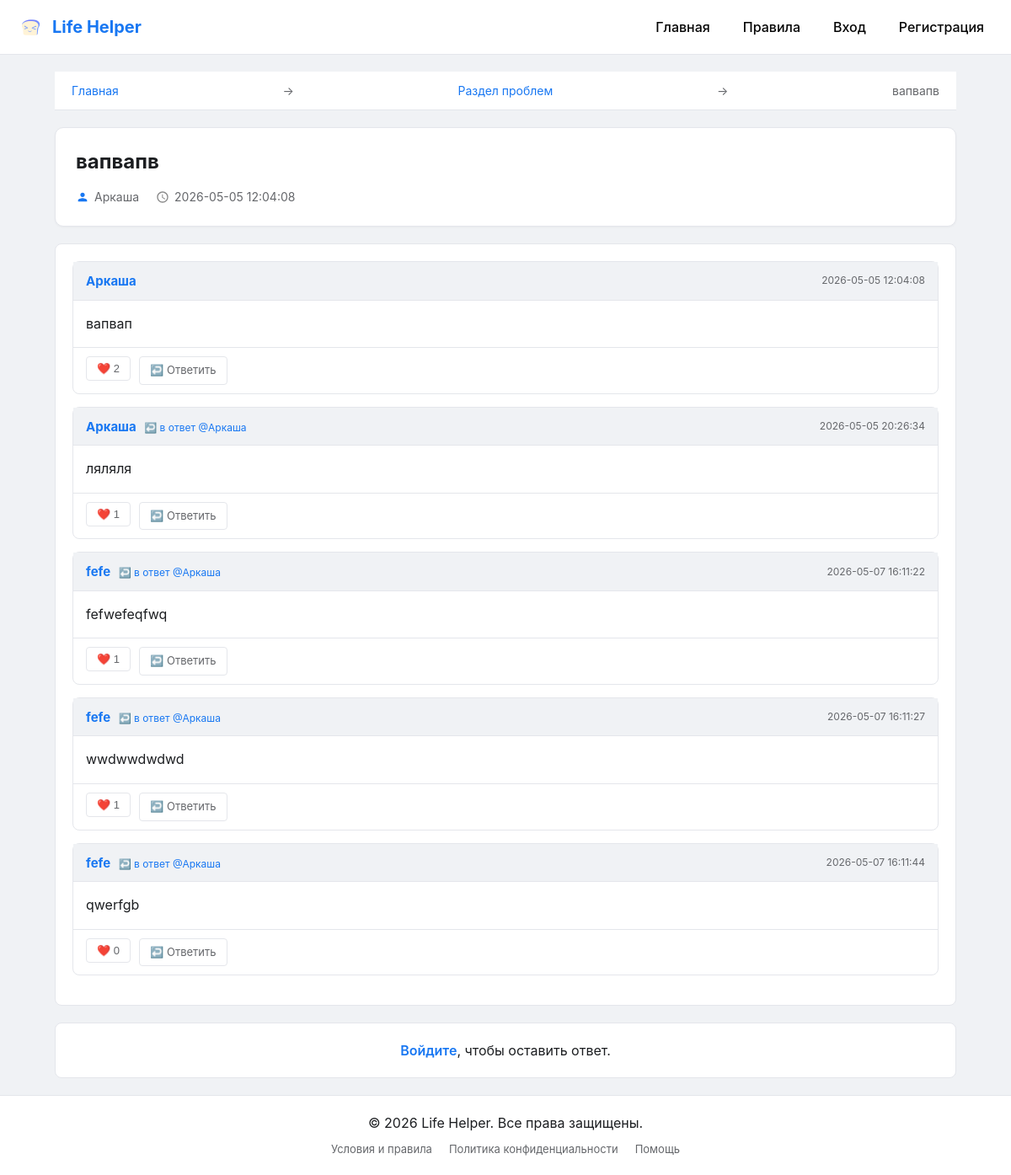
Screenshot of /topic/6 with the database file from the repository.
### tables this page shows
CREATE TABLE forums (id INTEGER PRIMARY KEY, name TEXT, description TEXT);

CREATE TABLE topics (id INTEGER PRIMARY KEY, forum_id INTEGER, title TEXT, author_id INTEGER, created_at TIMESTAMP DEFAULT CURRENT_TIMESTAMP);

CREATE TABLE users (id INTEGER PRIMARY KEY, username TEXT UNIQUE, email TEXT UNIQUE, password TEXT);

CREATE TABLE posts (id INTEGER PRIMARY KEY, topic_id INTEGER, author_id INTEGER, content TEXT, created_at TIMESTAMP DEFAULT CURRENT_TIMESTAMP, reply_to_id INTEGER REFERENCES posts(id));

### app.py (the view, shortened to what this page needs)
@app.route('/topic/<int:topic_id>', methods=['GET', 'POST'])
def topic(topic_id):
    conn = get_db()
    t = conn.execute('''
        SELECT t.*, u.username as author, f.name as forum_name
        FROM topics t
        JOIN users u ON t.author_id=u.id
        JOIN forums f ON t.forum_id = f.id
        WHERE t.id=?
    ''', (topic_id,)).fetchone()
    posts = conn.execute('''
        SELECT p.*, u.username as author, ru.username as reply_to_author,
               (SELECT COUNT(*) FROM likes WHERE post_id = p.id) as likes,
               (SELECT COUNT(*) FROM likes WHERE post_id = p.id AND user_id = ?) as user_liked
        FROM posts p
        JOIN users u ON p.author_id=u.id
        LEFT JOIN posts rp ON p.reply_to_id = rp.id
        LEFT JOIN users ru ON rp.author_id = ru.id
        WHERE p.topic_id=? ORDER BY p.created_at ASC
    ''', (session.get('user_id'), topic_id)).fetchall()
    conn.close()
    return render_template('topic.html', topic=t, posts=posts, user=session.get('user'), user_id=session.get('user_id'))

### app.py (called while the page is built)
def get_db():
    conn = sqlite3.connect(DB_PATH)
    conn.row_factory = sqlite3.Row
    return conn

### templates/topic.html (shortened to what this page needs)
{% extends "base.html" %}
{% block content %}
<nav class="breadcrumbs">
    <a href="/">Главная</a> →
    <a href="/forum/{{ topic.forum_id }}">{{ topic.forum_name }}</a> →
    <span>{{ topic.title }}</span>
</nav>
<div class="topic-main-card">
    <h1 class="topic-main-title">{{ topic.title }}</h1>
    <div class="topic-main-info">
        <span class="topic-author">
            <svg class="icon-user" viewBox="0 0 24 24" fill="currentColor" width="16" height="16"><path d="M12 12c2.21 0 4-1.79 4-4s-1.79-4-4-4-4 1.79-4 4 1.79 4 4 4zm0 2c-2.67 0-8 1.34-8 4v2h16v-2c0-2.66-5.33-4-8-4z"/></svg>
            {{ topic.author }}
        </span>
        <span class="topic-date">
            <svg class="icon-clock" viewBox="0 0 24 24" fill="currentColor" width="16" height="16"><path d="M11.99 2C6.47 2 2 6.48 2 12s4.47 10 9.99 10C17.52 22 22 17.52 22 12S17.52 2 11.99 2zM12 20c-4.42 0-8-3.58-8-8s3.58-8 8-8 8 3.58 8 8-3.58 8-8 8zm.5-13H11v6l5.25 3.15.75-1.23-4.5-2.67z"/></svg>
            {{ topic.created_at }}
        </span>
    </div>
</div>
<div class="posts">
    {% for p in posts %}
    <div class="post">
        <div class="post-header">
            <div class="post-author">
                <strong>{{ p.author }}</strong>
                {% if p.reply_to_author %}<span class="reply-tag">↩️ в ответ @{{ p.reply_to_author }}</span>{% endif %}
            </div>
            <div class="post-date">{{ p.created_at }}</div>
        </div>
        <div class="post-content">{{ p.content }}</div>
        <div class="post-actions">
            <form action="/like/{{ p.id }}" method="POST" style="display:inline;">
                <button type="submit" class="btn-like {% if p.user_liked %}liked{% endif %}">❤️ {{ p.likes }}</button>
            </form>
            <a href="#reply-form" onclick="document.getElementById('reply_to_id').value={{ p.id }}; document.getElementById('reply_notice').textContent='Ответ для @{{ p.author }}'; document.getElementById('reply_notice').style.display='block';" class="btn-reply">↩️ Ответить</a>
        </div>
    </div>
    {% endfor %}
</div>
{% if user_id %}
<div class="reply-form" id="reply-form">
    <h3>Ответить</h3>
    <div id="reply_notice" style="display:none; color:#1877f2; font-weight:600; margin-bottom:10px;"></div>
    <form method="POST">
        <input type="hidden" name="reply_to_id" id="reply_to_id" value="">
        <textarea name="content" rows="4" placeholder="Ваше сообщение..." required></textarea>
        <button type="submit" class="btn-send">Отправить</button>
    </form>
</div>
{% else %}
<div style="background:#fff; border:1px solid #e4e6eb; border-radius:8px; padding:20px; margin-top:20px; text-align:center;">
    <p><a href="/login" style="color:#1877f2; text-decoration:none; font-weight:600;">Войдите</a>, чтобы оставить ответ.</p>
</div>
{% endif %}
{% endblock %}

### static/style.css (style rules this page uses)
* { margin: 0; padding: 0; box-sizing: border-box; }
body { font-family: -apple-system, BlinkMacSystemFont, 'Segoe UI', Roboto, Oxygen, Ubuntu, Cantarell, sans-serif; background-color: #f0f2f5; color: #1c1e21; line-height: 1.5; min-height: 100vh; display: flex; flex-direction: column; }
nav { background: #ffffff; border-bottom: 1px solid #e4e6eb; padding: 12px 20px; display: flex; justify-content: space-between; align-items: center; position: sticky; top: 0; z-index: 1000; }
.breadcrumbs { margin-bottom: 20px; font-size: 14px; color: #65676b; }
.breadcrumbs a { color: #1877f2; text-decoration: none; }
.topic-main-card { background: #ffffff; border: 1px solid #e4e6eb; border-radius: 10px; padding: 24px; margin-bottom: 20px; box-shadow: 0 1px 3px rgba(0, 0, 0, 0.04); }
.topic-main-title { font-size: 24px; margin: 0 0 16px 0; color: #1c1e21; font-weight: 700; line-height: 1.3; }
.topic-main-info { display: flex; align-items: center; gap: 20px; flex-wrap: wrap; color: #65676b; font-size: 14px; }
.topic-author, .topic-date { display: flex; align-items: center; gap: 6px; }
.icon-user { color: #1877f2; }
.icon-clock { color: #888; }
.posts { background: #ffffff; border: 1px solid #e4e6eb; border-radius: 8px; padding: 20px; }
.post { background: #ffffff; border: 1px solid #e4e6eb; border-radius: 8px; margin-bottom: 15px; }
.post-header { background: #f0f2f5; padding: 10px 15px; display: flex; justify-content: space-between; align-items: center; border-bottom: 1px solid #e4e6eb; }
.post-author strong { color: #1877f2; font-size: 15px; }
.post-date { color: #65676b; font-size: 12px; }
.reply-tag { display: inline-block; margin-left: 5px; font-size: 12px; color: #1877f2; }
.post-content { padding: 15px; line-height: 1.6; white-space: pre-wrap; }
.post-actions { padding: 10px 15px; border-top: 1px solid #e4e6eb; display: flex; gap: 10px; }
.btn-like, .btn-reply { padding: 6px 12px; border: 1px solid #e4e6eb; border-radius: 4px; background: #fff; cursor: pointer; font-size: 13px; text-decoration: none; color: #65676b; }

### rows the page displays
forums: forum_name "Раздел проблем"
topics: title "вапвапв", created_at "2026-05-05 12:04:08"
users: author "Аркаша"
posts: author "Аркаша", created_at "2026-05-05 12:04:08", content "вапвап", likes "2"
posts: author "Аркаша", reply_to_author "Аркаша", created_at "2026-05-05 20:26:34", content "ляляля", likes "1"
posts: author "fefe", reply_to_author "Аркаша", created_at "2026-05-07 16:11:22", content "fefwefeqfwq", likes "1"
posts: author "fefe", reply_to_author "Аркаша", created_at "2026-05-07 16:11:27", content "wwdwwdwdwd", likes "1"
posts: author "fefe", reply_to_author "Аркаша", created_at "2026-05-07 16:11:44", content "qwerfgb", likes "0"
